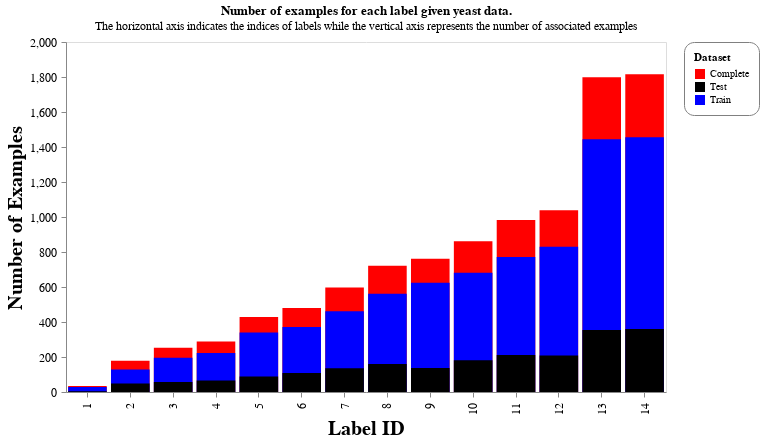

The notebook cell saved with this chart:
### Code cell
chart

### Figure 1 — Vega-Lite specification as saved in the notebook (floating-point values rounded to 4 significant figures)
{"data": {"name": "data-583e7bb18a5393d41904f7e05cddc588"}, "mark": {"type": "bar", "color": "grey"}, "config": {"axis": {"labelFontSize": 12, "labelLimit": 500, "labelPadding": 5, "titleFontSize": 20}, "axisY": {"grid": false}, "header": {"labelFontSize": 15, "titleFontSize": 20}, "legend": {"cornerRadius": 10, "fillColor": "white", "padding": 10, "strokeColor": "gray"}}, "encoding": {"color": {"type": "nominal", "field": "Dataset", "scale": {"range": ["red", "black", "blue"]}}, "x": {"type": "ordinal", "field": "Label", "sort": "ascending", "title": "Label ID"}, "y": {"type": "quantitative", "field": "Sum", "stack": null, "title": "Number of Examples"}}, "height": 350, "resolve": {"scale": {"x": "independent"}}, "title": {"text": "Number of examples for each label given yeast data.", "subtitle": ["The horizontal axis indicates the indices of labels while the vertical axis represents the number of associated examples"]}, "width": 600, "$schema": "https://vega.github.io/schema/vega-lite/v4.8.1.json", "datasets": {"data-583e7bb18a5393d41904f7e05cddc588": [{"Label": 1, "Dataset": "Complete", "Sum": 34}, {"Label": 2, "Dataset": "Complete", "Sum": 178}, {"Label": 3, "Dataset": "Complete", "Sum": 253}, {"Label": 4, "Dataset": "Complete", "Sum": 289}, {"Label": 5, "Dataset": "Complete", "Sum": 428}, {"Label": 6, "Dataset": "Complete", "Sum": 480}, {"Label": 7, "Dataset": "Complete", "Sum": 597}, {"Label": 8, "Dataset": "Complete", "Sum": 722}, {"Label": 9, "Dataset": "Complete", "Sum": 762}, {"Label": 10, "Dataset": "Complete", "Sum": 862}, {"Label": 11, "Dataset": "Complete", "Sum": 983}, {"Label": 12, "Dataset": "Complete", "Sum": 1038}, {"Label": 13, "Dataset": "Complete", "Sum": 1799}, {"Label": 14, "Dataset": "Complete", "Sum": 1816}, {"Label": 1, "Dataset": "Train", "Sum": 29}, {"Label": 2, "Dataset": "Train", "Sum": 129}, {"Label": 3, "Dataset": "Train", "Sum": 196}, {"Label": 4, "Dataset": "Train", "Sum": 223}, {"Label": 5, "Dataset": "Train", "Sum": 340}, {"Label": 6, "Dataset": "Train", "Sum": 372}, {"Label": 7, "Dataset": "Train", "Sum": 461}, {"Label": 8, "Dataset": "Train", "Sum": 562}, {"Label": 9, "Dataset": "Train", "Sum": 625}, {"Label": 10, "Dataset": "Train", "Sum": 681}, {"Label": 11, "Dataset": "Train", "Sum": 771}, {"Label": 12, "Dataset": "Train", "Sum": 830}, {"Label": 13, "Dataset": "Train", "Sum": 1445}, {"Label": 14, "Dataset": "Train", "Sum": 1456}, {"Label": 1, "Dataset": "Test", "Sum": 5}, {"Label": 2, "Dataset": "Test", "Sum": 49}, {"Label": 3, "Dataset": "Test", "Sum": 57}, {"Label": 4, "Dataset": "Test", "Sum": 66}, {"Label": 5, "Dataset": "Test", "Sum": 88}, {"Label": 6, "Dataset": "Test", "Sum": 108}, {"Label": 7, "Dataset": "Test", "Sum": 136}, {"Label": 8, "Dataset": "Test", "Sum": 160}, {"Label": 9, "Dataset": "Test", "Sum": 137}, {"Label": 10, "Dataset": "Test", "Sum": 181}, {"Label": 11, "Dataset": "Test", "Sum": 212}, {"Label": 12, "Dataset": "Test", "Sum": 208}, {"Label": 13, "Dataset": "Test", "Sum": 354}, {"Label": 14, "Dataset": "Test", "Sum": 360}]}}
